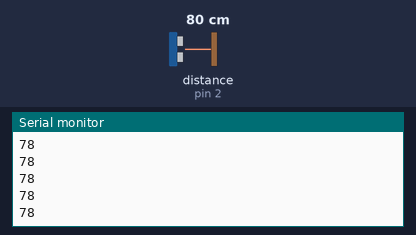
Recording of a sketch running on a simulated Arduino Uno, built with avr-gcc and run on an emulated ATmega328P. Shown: the last lines printed to the serial monitor. Wiring (inferred from the names in the program): ultrasonic range finder: trigger pin 3; echo pin 2. The inputs (shaded band) are chosen by the test bench; at power-on: distance to the obstacle (sensor on pin 2) 80 cm. The echo pulse lasts 58.3 µs per cm.

Above: at 1.2 s.
1.3 s: distance to the obstacle (sensor on pin 2) set to 2 cm
At 1.59 s:
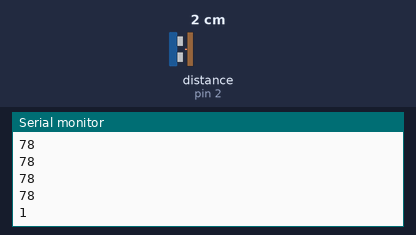
2.8 s: distance to the obstacle (sensor on pin 2) set to 4 cm
At 2.8 s:
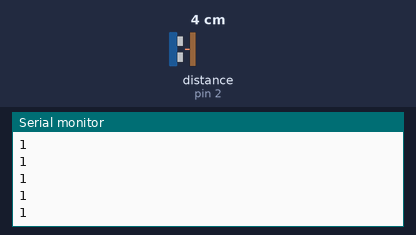
Timing chart, 0 to 5.8 s (numbered marks = the images above; inputs shaded):
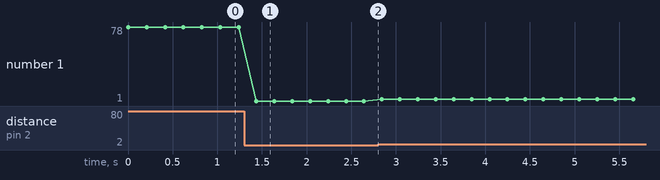

Measured:
- after the input at 1.3 s, the serial monitor: prints a new line after 0.14 s (image 1)
- plotted number 1: 78 → 1 after the input at 1.3 s, 1 → 3 after the input at 2.8 s

The sketch:

sketch_mar05a.ino
```cpp
int trig = 3 ;
int echo = 2 ;
double duration ;
int distance ;

void setup() {
pinMode(echo,INPUT) ;
pinMode(trig,OUTPUT) ;
Serial.begin (9600) ;
}

void loop() {
  digitalWrite(trig, LOW);
  delayMicroseconds(2);
  digitalWrite(trig, HIGH);
  delayMicroseconds(10);
  digitalWrite(trig, LOW);
  duration = pulseIn(echo, HIGH);
  distance = duration * 0.034 / 2;
  Serial.println(distance);
  delay (200) ;
  if (distance < 50 && distance > 10 )
  {
    Serial.println(1) ;
    delay(400) ;
  }


}
```
